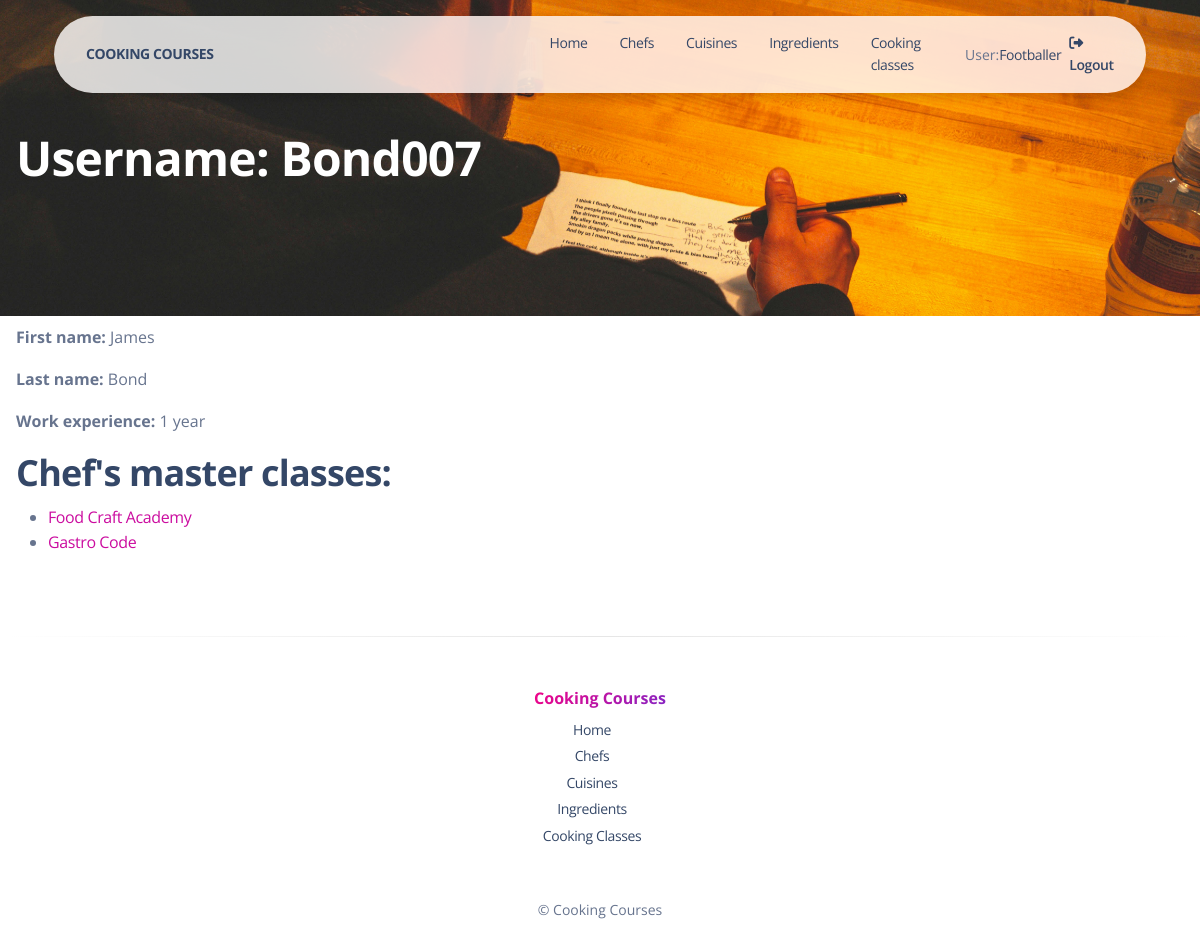
The app's page /chefs/3/ (signed in) with its own data.
### classes/models.py (models this page shows, shortened)
class Chef(AbstractUser):
    years_of_experience = models.IntegerField(
        default=0,
        validators=[MinValueValidator(0)]
    )
    class Meta:
        verbose_name = "chef"
        verbose_name_plural = "chefs"

class CookingClass(models.Model):
    title = models.CharField(max_length=255, unique=True)
    preparation_time = models.IntegerField(
        validators=[MinValueValidator(1)]
    )
    price = models.DecimalField(
        max_digits=10,
        decimal_places=2
    )
    cuisine = models.ForeignKey(
        Cuisine,
        on_delete=models.CASCADE,
        related_name="cooking_classes"
    )
    ingredients = models.ManyToManyField(
        Ingredient,
        related_name="cooking_classes"
    )
    chefs = models.ManyToManyField(
        Chef,
        related_name="cooking_classes"
    )
    students = models.ManyToManyField(
        Chef,
        related_name="joined_classes",
        blank=True
    )
    class Meta:
        verbose_name_plural = "cooking classes"
        ordering = ["title"]

### classes/views.py (the view)
class ChefDetailView(LoginRequiredMixin, generic.DetailView):
    model = Chef
    template_name = "classes/chef_detail.html"

### templates/classes/chef_detail.html
{% extends "layouts/base_sections.html" %}
{% load static %}
{% block content %}
  <h1 class="pt-8 pb-8 ps-3 text-white"
      style="background-image: url('{% static 'img/curved-images/chef_detail.jpg' %}');
        background-size: cover;
        background-repeat: no-repeat;
        background-position: bottom">
    Username: {{ chef.username }}
  </h1>
  <p class="ms-3"><strong>First name:</strong> {{ chef.first_name }}</p>
  <p class="ms-3"><strong>Last name:</strong> {{ chef.last_name }}</p>
  <p class="ms-3"><strong>Work experience:</strong> {{ chef.years_of_experience }} year{{ chef.years_of_experience|pluralize }}</p>
  <h2 class="ms-3">Chef's master classes:</h2>
    {% if chef.cooking_classes.all %}
      <ul class="ms-3">
        {% for cooking_class in chef.cooking_classes.all %}
          <li>
            <a style="color: var(--bs-link-color)" href="{% url 'classes:cooking-classes-detail' pk=cooking_class.id %}">
              {{ cooking_class.title }}
            </a>
          </li>
        {% endfor %}
      </ul>
    {% else %}
      <p>This chef does not yet hold master classes.</p>
    {% endif %}
{% endblock %}

### templates/includes/navigation.html (shortened to what this page needs)
{% load static %}
<div class="container position-sticky z-index-sticky top-0">
  <div class="row">
    <div class="col-12">
      <nav
        class="navbar navbar-expand-lg  blur blur-rounded top-0 z-index-fixed shadow position-absolute my-3 py-2 start-0 end-0 mx-4">
        <div class="container-fluid px-0">
          <a class="navbar-brand font-weight-bolder ms-sm-3"
            href={% url 'classes:index' %} rel="tooltip"
            title="Feel like a real PRO" data-placement="bottom">
            COOKING COURSES
          </a>
          <div class="collapse navbar-collapse pt-3 pb-2 py-lg-0 w-100" id="navigation">
            <ul class="navbar-nav navbar-nav-hover ms-lg-12 ps-lg-5 w-100">
              <li class="nav-item mx-2">
                <a class="nav-link ps-2 d-flex justify-content-between cursor-pointer align-items-center"
                  href={% url 'classes:index' %} aria-expanded="false">
                  Home
                </a>
              </li>
              <li class="nav-item mx-2">
                <a class="nav-link ps-2 d-flex justify-content-between cursor-pointer align-items-center"
                  href={% url 'classes:chef-list' %} aria-expanded="false">
                  Chefs
                </a>
              </li>
              <li class="nav-item mx-2">
                <a class="nav-link ps-2 d-flex justify-content-between cursor-pointer align-items-center"
                  href={% url 'classes:cuisine-list' %} aria-expanded="false">
                  Cuisines
                </a>
              </li>
              <li class="nav-item mx-2">
                <a class="nav-link ps-2 d-flex justify-content-between cursor-pointer align-items-center"
                  href={% url 'classes:ingredient-list' %} aria-expanded="false">
                  Ingredients
                </a>
              </li>
              <li class="nav-item mx-2">
                <a class="nav-link ps-2 d-flex justify-content-between cursor-pointer align-items-center"
                  href={% url 'classes:cooking-classes-list' %} aria-expanded="false">
                  Cooking classes
                </a>
              </li>
              {% if request.user.is_authenticated %}
              <li class="list-group-item ms-auto ps-2 d-flex cursor-pointer align-items-center text-sm">
                User: <a href="{{ user.get_absolute_url }}">{{ user.get_username }}</a>
              </li>
              <li class="nav-item ms-lg-auto">
                <a class="nav-link nav-link-icon me-2" href="{% url 'classes:logout-confirm' %}">
                  <i class="fa fa-sign-out me-1"></i>
                  <p class="d-inline text-sm z-index-1 font-weight-bold" data-bs-toggle="tooltip"
                     data-bs-placement="bottom" title="Logout">Logout</p>
                </a>
              </li>
              {% endif %}
            </ul>
          </div>
        </div>
      </nav>
    </div>
  </div>
</div>

### records on screen
Chef: get_username "Footballer"
Chef: username "Bond007", first_name "James", last_name "Bond", years_of_experience "1"
CookingClass: title "Food Craft Academy"
CookingClass: title "Gastro Code"
